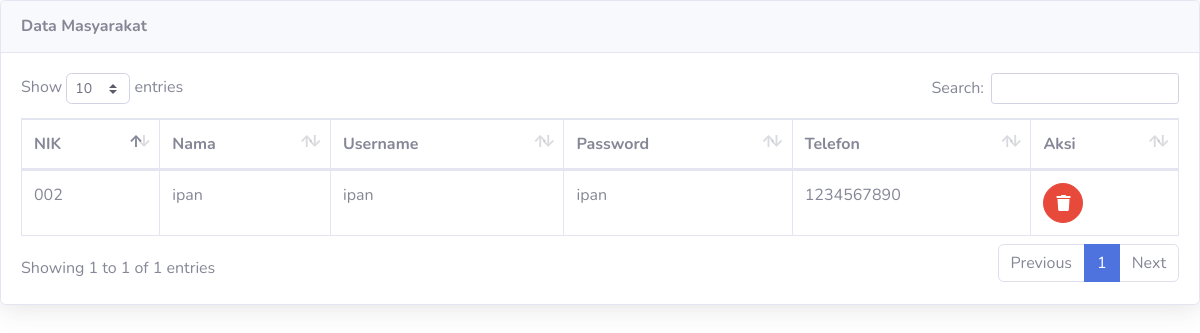
The page /admin/lihat_masyarakat.php on the database its author committed.
### tables this page shows
CREATE TABLE `masyarakat` (
  `NIK` varchar(16) NOT NULL,
  `nama` varchar(35) NOT NULL,
  `username` varchar(25) NOT NULL,
  `password` varchar(32) NOT NULL,
  `telp` varchar(13) NOT NULL
);

### admin/lihat_masyarakat.php (the view, shortened to what this page needs)
<!DOCTYPE html>
<html lang="en">
<head>
  <link href="../vendor/fontawesome-free/css/all.min.css" rel="stylesheet" type="text/css">
  <link href="../css/sb-admin-2.min.css" rel="stylesheet">
  <link href="../vendor/datatables/dataTables.bootstrap4.min.css" rel="stylesheet">
</head>
<body id="page-top">
          <div class="card shadow mb-4">
            <div class="card-header py-3">
              <h6 class="m-0 font-weight-bold text-secondary">Data Masyarakat</h6>
            </div>
            <div class="card-body">
              <div class="table-responsive">
                <table class="table table-bordered" id="dataTable" width="100%" cellspacing="0">
                  <thead>
                    <tr>
                      <th>NIK</th>
                      <th>Nama</th>
                      <th>Username</th>
                      <th>Password</th>
                      <th>Telefon</th>
                      <th>Aksi</th>
                    </tr>
                  </thead>
                  <?php
                  require '../koneksi.php';
                  $sql= mysqli_query($con,"select * from masyarakat");
                  while ($data=mysqli_fetch_array($sql)) {
                  ?>
                  <tbody>
                    <tr>
                      <td><?php echo $data['NIK']; ?></td>
                      <td><?php echo $data['nama']; ?></td>
                      <td><?php echo $data['username']; ?></td>
                      <td><?php echo $data['password']; ?></td>
                      <td><?php echo $data['telp']; ?></td>
                      <td>
                      <a href="hapus_masyarakat.php?NIK=<?php echo $data['NIK']; ?>" class="btn btn-danger btn-circle" onclick="return confirm('yakin ingin hapus?')">
                          <i class="fa fa-trash"></i>
                        </a>
                      </td>
                    </tr>
                  </tbody>
                  <?php }?>
                </table>
              </div>
            </div>
          </div>
</body>
</html>

### rows shown on the page
masyarakat: NIK "002", nama "ipan", username "ipan", password "ipan", telp "1234567890"
